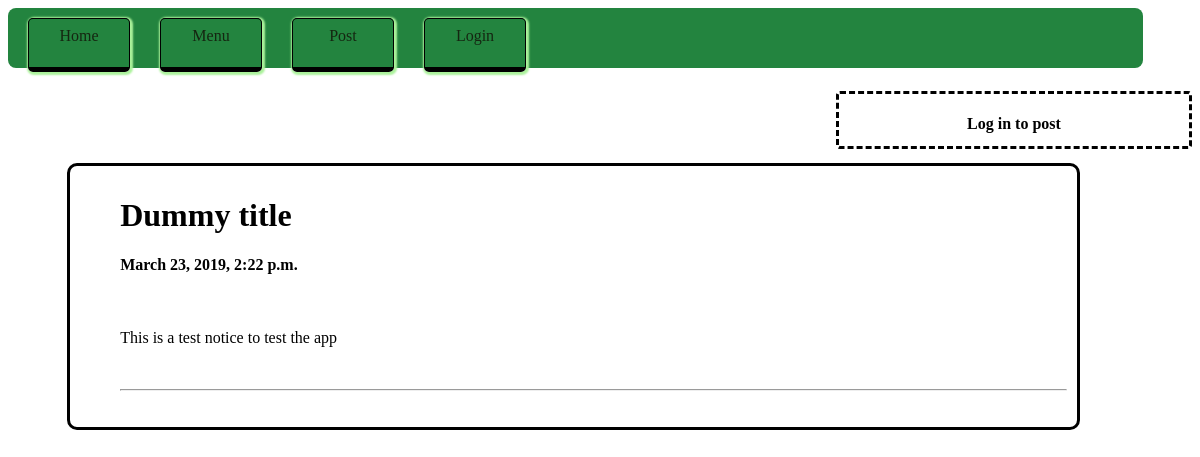
Before: /home/ with the older database file.
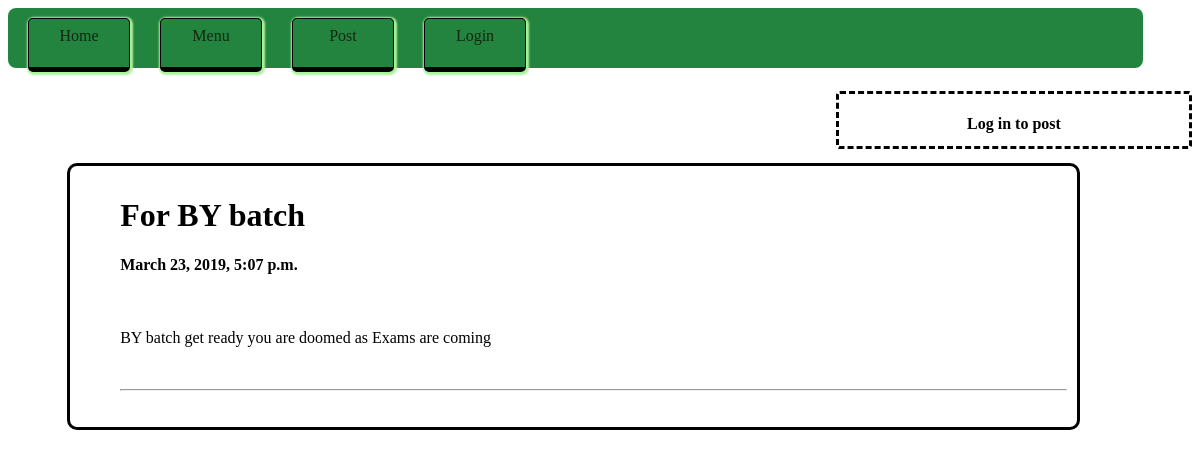
After: the same page with the newer database file.
### users/models.py (models this page shows)
class NoticeBoard(models.Model):
	title = models.CharField(max_length=100)
	notice = models.TextField(max_length=1000,default='')
	date = models.DateTimeField(default = timezone.now)

### users/views.py (the view)
# urls.py: path('home/',index,name='home'),
def index(request):
	data = NoticeBoard.objects.all()
	return render(request,'users/index.html',{'data':data})

### users/templates/users/index.html
{% extends 'users/nav.html' %}
{% block logbox %}
	{% if user.is_authenticated %}
		<h4>Welcome, {{ request.user }} </h4>
	{% else %}
		<h4>Log in to post</h4>
	{% endif %}
{% endblock logbox %}
{% block content %}
	{% for datas in data %}
		<h1>{{ datas.title }}</h1>
		<h4>{{ datas.date }}</h4>
		<br />
		<p>{{ datas.notice }}</p>
		<br /><hr /><br />
	{% endfor %}
{% endblock content %}

Changed rows visible on the page:
removed NoticeBoard: title "Dummy title", date "March 23, 2019, 2:22 p.m.", notice "This is a test notice to test the app"
added NoticeBoard: title "For BY batch", date "March 23, 2019, 5:07 p.m.", notice "BY batch get ready you are doomed as Exams are coming"
